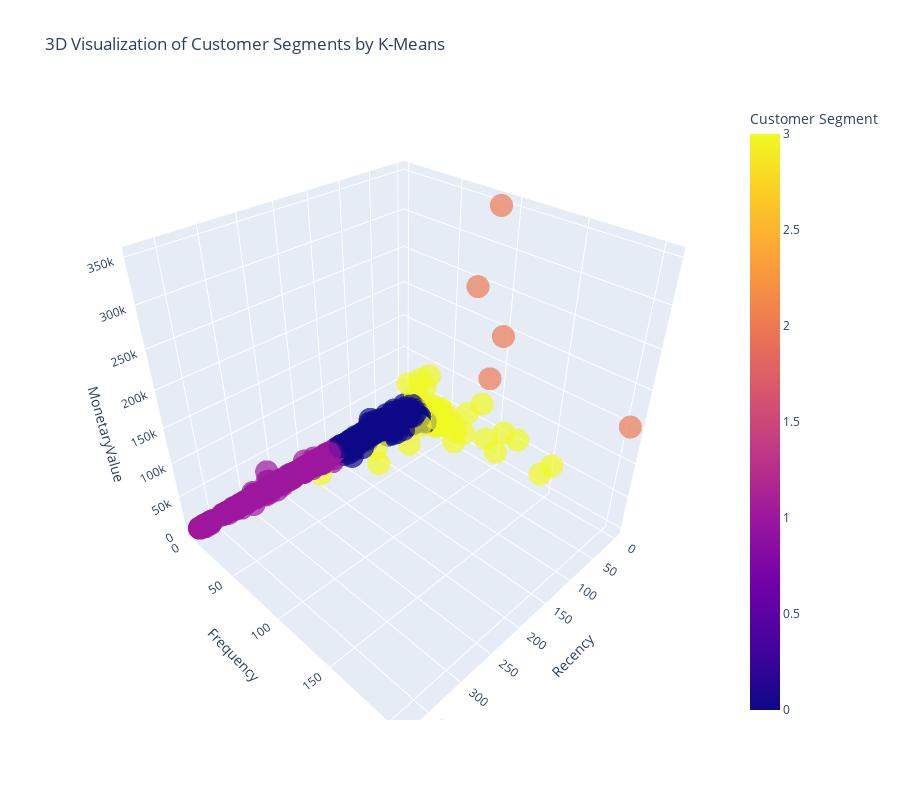

The cell this chart's notebook holds for it:
### Code cell
# =============================================================================
# Step 6.4: Build the K-Means Model with K=4
# =============================================================================
import plotly.express as px

# We are assuming 'rfm_df' and 'rfm_scaled' are loaded and calculated from previous cells.
optimal_k = 4

print(f"--- 6.4 Building K-Means model with K={optimal_k} ---")

# Initialize and fit the K-Means model
kmeans = KMeans(n_clusters=optimal_k, random_state=42, n_init=10)
kmeans.fit(rfm_scaled)

# Assign the cluster labels back to our original RFM dataframe
rfm_df['K_Cluster'] = kmeans.labels_

print("Assigned machine learning-driven cluster ID to each customer.")
display(rfm_df.head())
print("-" * 30)


# =============================================================================
# Step 6.5: Analyze the Machine Learning-Driven Segments
# =============================================================================
print("\n--- 6.5 Analyzing the K-Means Segments ---")

# Group by the new 'K_Cluster' column to understand the characteristics
ml_segment_analysis = rfm_df.groupby('K_Cluster').agg(
    Recency_mean=('Recency', 'mean'),
    Frequency_mean=('Frequency', 'mean'),
    MonetaryValue_mean=('MonetaryValue', 'mean'),
    Customer_Count=('Recency', 'count')
).round(1)

print("Summary of ML-driven customer segments:")
display(ml_segment_analysis.sort_values(by='MonetaryValue_mean', ascending=False))
print("-" * 30)

# =============================================================================
# Step 6.6: Visualize the Clusters in 3D
# =============================================================================
print("\n--- 6.6 Visualizing the clusters ---")
fig = px.scatter_3d(
    rfm_df,
    x='Recency',
    y='Frequency',
    z='MonetaryValue',
    color='K_Cluster',
    title='3D Visualization of Customer Segments by K-Means',
    labels={'K_Cluster': 'Customer Segment'},
    opacity=0.7,
    width=900,
    height=800
)

# Use fig.show() to display the interactive plot in your notebook
fig.show()

### Figure 1 — Plotly figure (JSON) as saved in the notebook; plotly's stock layout.template omitted (floating-point values rounded to 4 significant figures; data arrays with more than 128 entries replaced by an {"elided": "..."} marker saying what was removed)
{"data": [{"hovertemplate": "Recency=%{x}<br>Frequency=%{y}<br>MonetaryValue=%{z}<br>Customer Segment=%{marker.color}<extra></extra>", "legendgroup": "", "marker": {"color": {"elided": "4312 int values"}, "coloraxis": "coloraxis", "opacity": 0.7, "symbol": "circle"}, "mode": "markers", "name": "", "scene": "scene", "showlegend": false, "type": "scatter3d", "x": {"elided": "4312 int values"}, "y": {"elided": "4312 int values"}, "z": {"elided": "4312 float values"}}], "layout": {"coloraxis": {"colorbar": {"title": {"text": "Customer Segment"}}, "colorscale": [[0, "#0d0887"], [0.1111, "#46039f"], [0.2222, "#7201a8"], [0.3333, "#9c179e"], [0.4444, "#bd3786"], [0.5556, "#d8576b"], [0.6667, "#ed7953"], [0.7778, "#fb9f3a"], [0.8889, "#fdca26"], [1, "#f0f921"]]}, "height": 800, "legend": {"tracegroupgap": 0}, "scene": {"domain": {"x": [0, 1], "y": [0, 1]}, "xaxis": {"title": {"text": "Recency"}}, "yaxis": {"title": {"text": "Frequency"}}, "zaxis": {"title": {"text": "MonetaryValue"}}}, "title": {"text": "3D Visualization of Customer Segments by K-Means"}, "width": 900}}
